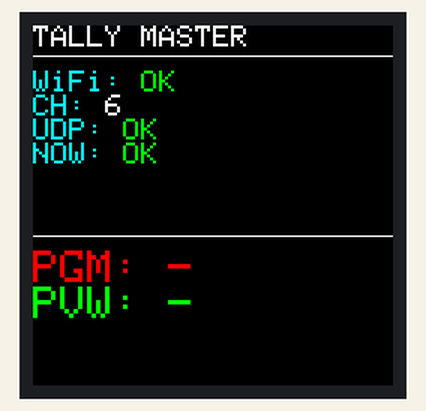
Simulated run of this program. Board: ESP32. Shown: 240×240 colour display. WiFi joins after 1.5 s; servers stay silent unless stated; what the program prints to the serial monitor is not drawn.

Above: at 2.6 s.

The program:

main.cpp
```cpp
#include "Display.h"
#include "Network.h"
#include <Arduino.h>

/* ===== CONFIGURATION ===== */
const char *WIFI_SSID = "C12-11";
const char *WIFI_PASS = "Alo123123123";

/* ===== SLAVE MAC ADDRESSES ===== */
// Cấu hình MAC address của các Slave (lấy từ Serial Monitor khi chạy code
// Slave)
uint8_t slave1Mac[6] = {0x0C, 0x4E, 0xA0, 0x31, 0xF5, 0xD4};
uint8_t slave2Mac[6] = {0x7C, 0xDF, 0xA1, 0x23, 0x45, 0x68};
uint8_t slave3Mac[6] = {0x7C, 0xDF, 0xA1, 0x23, 0x45, 0x69};
uint8_t slave4Mac[6] = {0x7C, 0xDF, 0xA1, 0x23, 0x45, 0x6A};

/* ===== GLOBAL OBJECTS ===== */
Network network;
Display display;

/* ===== STATE VARIABLES ===== */
int currentPGM = 0;
int currentPVW = 0;

/* ===== CALLBACK: Tally Update ===== */
// Được gọi khi Network module nhận được UDP packet từ Osee
void onTallyUpdate(int pgm, int pvw) {
  Serial.printf("[Main] Tally Update: PGM=%d, PVW=%d\n", pgm, pvw);

  // Cập nhật state
  currentPGM = pgm;
  currentPVW = pvw;

  // Gửi tới tất cả Slave
  network.rebuildAndSend(currentPGM, currentPVW);

  // Cập nhật màn hình
  display.drawStatus(network.isWiFiConnected(), network.getWiFiChannel(),
                     network.isUDPReady(), network.isESPNowReady(), currentPGM,
                     currentPVW);
}

/* ===== SETUP ===== */
void setup() {
  // Khởi tạo Serial
  Serial.begin(115200);
  delay(500);
  Serial.println("\n=== TALLY MASTER (ESP32 DevKit) ===");

  // Khởi tạo Display
  display.init();
  display.drawStatus(false, 0, false, false, 0, 0);

  // Khởi tạo Network (WiFi + UDP + ESP-NOW)
  network.init(WIFI_SSID, WIFI_PASS);

  // Thêm các Slave vào ESP-NOW
  network.addSlave(0, slave1Mac);
  network.addSlave(1, slave2Mac);
  network.addSlave(2, slave3Mac);
  network.addSlave(3, slave4Mac);

  // Hiển thị status ban đầu
  display.drawStatus(network.isWiFiConnected(), network.getWiFiChannel(),
                     network.isUDPReady(), network.isESPNowReady(), currentPGM,
                     currentPVW);

  Serial.println("[Main] Setup complete!");
}

/* ===== LOOP ===== */
void loop() {
  // Xử lý UDP packets (non-blocking)
  network.handleUDP(onTallyUpdate);

  // Không cần delay, handleUDP đã non-blocking
}
```

Display.h
```cpp
#ifndef DISPLAY_H
#define DISPLAY_H

#include <TFT_eSPI.h>

/* ===== DISPLAY CLASS ===== */
class Display {
private:
  TFT_eSPI tft;

public:
  Display();

  // Khởi tạo màn hình LCD
  void init();

  // Vẽ màn hình status với tất cả thông tin hệ thống
  void drawStatus(bool wifiOK, int channel, bool udpOK, bool espnowOK, int pgm,
                  int pvw);

  // Xóa màn hình
  void clear();
};

/* ===== IMPLEMENTATION ===== */

Display::Display() : tft(TFT_eSPI()) {}

void Display::init() {
  Serial.println("[Display] Initializing TFT LCD...");

  // Khởi tạo TFT
  tft.init();

  // Xoay màn hình (0, 1, 2, 3 - thử để tìm hướng phù hợp)
  tft.setRotation(0);

  // Xóa màn hình
  tft.fillScreen(TFT_BLACK);

  // Bật backlight (GPIO 4)
  pinMode(4, OUTPUT);
  digitalWrite(4, HIGH);

  // Set text color
  tft.setTextColor(TFT_WHITE, TFT_BLACK);
  tft.setTextSize(2);

  Serial.println("[Display] TFT LCD ready");
}

void Display::drawStatus(bool wifiOK, int channel, bool udpOK, bool espnowOK,
                         int pgm, int pvw) {
  tft.fillScreen(TFT_BLACK);
  tft.setCursor(0, 0);
  tft.setTextSize(2);
  tft.setTextColor(TFT_WHITE, TFT_BLACK);

  // Header
  tft.println("TALLY MASTER");
  tft.drawLine(0, 20, 240, 20, TFT_WHITE);
  tft.setCursor(0, 30);

  // WiFi Status
  tft.setTextColor(TFT_CYAN, TFT_BLACK);
  tft.print("WiFi: ");
  if (wifiOK) {
    tft.setTextColor(TFT_GREEN, TFT_BLACK);
    tft.println("OK");
  } else {
    tft.setTextColor(TFT_RED, TFT_BLACK);
    tft.println("FAIL");
  }

  // WiFi Channel
  tft.setTextColor(TFT_CYAN, TFT_BLACK);
  tft.print("CH: ");
  tft.setTextColor(TFT_WHITE, TFT_BLACK);
  tft.println(channel);

  // UDP Status
  tft.setTextColor(TFT_CYAN, TFT_BLACK);
  tft.print("UDP: ");
  if (udpOK) {
    tft.setTextColor(TFT_GREEN, TFT_BLACK);
    tft.println("OK");
  } else {
    tft.setTextColor(TFT_YELLOW, TFT_BLACK);
    tft.println("WAIT");
  }

  // ESP-NOW Status
  tft.setTextColor(TFT_CYAN, TFT_BLACK);
  tft.print("NOW: ");
  if (espnowOK) {
    tft.setTextColor(TFT_GREEN, TFT_BLACK);
    tft.println("OK");
  } else {
    tft.setTextColor(TFT_RED, TFT_BLACK);
    tft.println("FAIL");
  }

  // Separator
  tft.setCursor(0, 140);
  tft.drawLine(0, 140, 240, 140, TFT_WHITE);
  tft.setCursor(0, 150);

  // PGM Status
  tft.setTextSize(3);
  tft.setTextColor(TFT_RED, TFT_BLACK);
  tft.print("PGM:");
  if (pgm > 0) {
    tft.printf(" %d", pgm);
  } else {
    tft.print(" -");
  }
  tft.println();

  // PVW Status
  tft.setTextColor(TFT_GREEN, TFT_BLACK);
  tft.print("PVW:");
  if (pvw > 0) {
    tft.printf(" %d", pvw);
  } else {
    tft.print(" -");
  }

  Serial.println("[Display] Status updated");
}

void Display::clear() { tft.fillScreen(TFT_BLACK); }

#endif // DISPLAY_H
```

Network.h
```cpp
#ifndef NETWORK_H
#define NETWORK_H

#include <WiFi.h>
#include <WiFiUdp.h>
#include <esp_now.h>
#include <ArduinoJson.h>

/* ===== CONSTANTS ===== */
#define UDP_PORT 19018
#define MAX_SLAVES 4

/* ===== TALLY PACKET ===== */
typedef struct {
  uint8_t camId;  // ID Camera (1-4)
  uint8_t state;  // 0=OFF, 1=PVW (Green), 2=PGM (Red)
} TallyPacket;

/* ===== NETWORK CLASS ===== */
class Network {
private:
  WiFiUDP udp;
  uint8_t slaveMacs[MAX_SLAVES][6];
  bool wifiConnected;
  bool udpReady;
  bool espnowReady;
  int slaveCount;

public:
  Network();

  // Khởi tạo WiFi và kết nối
  void init(const char* ssid, const char* password);

  // Thêm MAC address của Slave
  void addSlave(uint8_t index, const uint8_t* mac);

  // Xử lý UDP packet và gọi callback khi nhận được tally update
  void handleUDP(void (*onTallyUpdate)(int pgm, int pvw));

  // Gửi tally packet đến một camera cụ thể
  void sendTally(uint8_t cam, uint8_t state);

  // Rebuild và gửi tất cả camera states
  void rebuildAndSend(int pgm, int pvw);

  // Getters cho status
  bool isWiFiConnected() { return wifiConnected; }
  bool isUDPReady() { return udpReady; }
  bool isESPNowReady() { return espnowReady; }
  int getWiFiChannel() { return WiFi.channel(); }
};

/* ===== IMPLEMENTATION ===== */

Network::Network() {
  wifiConnected = false;
  udpReady = false;
  espnowReady = false;
  slaveCount = 0;
}

void Network::init(const char* ssid, const char* password) {
  Serial.println("[Network] Initializing WiFi...");

  // Khởi tạo WiFi
  WiFi.mode(WIFI_STA);
  WiFi.begin(ssid, password);

  // Chờ kết nối WiFi
  int attempts = 0;
  while (WiFi.status() != WL_CONNECTED && attempts < 50) {
    delay(200);
    Serial.print(".");
    attempts++;
  }

  if (WiFi.status() == WL_CONNECTED) {
    wifiConnected = true;
    Serial.println("\n[Network] WiFi connected!");
    Serial.printf("[Network] IP: %s\n", WiFi.localIP().toString().c_str());
    Serial.printf("[Network] Channel: %d\n", WiFi.channel());
  } else {
    Serial.println("\n[Network] WiFi connection failed!");
    return;
  }

  // Khởi tạo UDP
  if (udp.begin(UDP_PORT)) {
    udpReady = true;
    Serial.printf("[Network] UDP listening on port %d\n", UDP_PORT);
  }

  // Khởi tạo ESP-NOW
  if (esp_now_init() == ESP_OK) {
    espnowReady = true;
    Serial.println("[Network] ESP-NOW initialized");
  } else {
    Serial.println("[Network] ESP-NOW init failed!");
  }
}

void Network::addSlave(uint8_t index, const uint8_t* mac) {
  if (index >= MAX_SLAVES) {
    Serial.printf("[Network] Invalid slave index: %d\n", index);
    return;
  }

  // Lưu MAC address
  memcpy(slaveMacs[index], mac, 6);

  // Thêm peer vào ESP-NOW
  esp_now_peer_info_t peer = {};
  memcpy(peer.peer_addr, mac, 6);
  peer.channel = WiFi.channel();
  peer.encrypt = false;

  if (esp_now_add_peer(&peer) == ESP_OK) {
    Serial.printf("[Network] Added slave %d: ", index + 1);
    for (int i = 0; i < 6; i++) {
      Serial.printf("%02X", mac[i]);
      if (i < 5) Serial.print(":");
    }
    Serial.println();
    slaveCount++;
  } else {
    Serial.printf("[Network] Failed to add slave %d\n", index + 1);
  }
}

void Network::handleUDP(void (*onTallyUpdate)(int pgm, int pvw)) {
  int packetSize = udp.parsePacket();
  if (packetSize == 0) return;

  // Đọc packet
  char buffer[256];
  int len = udp.read(buffer, sizeof(buffer) - 1);
  if (len <= 0) return;
  buffer[len] = '\0';

  Serial.printf("[Network] UDP RX: %s\n", buffer);

  // Parse JSON
  StaticJsonDocument<256> doc;
  DeserializationError error = deserializeJson(doc, buffer);

  if (error) {
    Serial.printf("[Network] JSON parse error: %s\n", error.c_str());
    return;
  }

  // Lấy tally data
  const char* id = doc["id"];
  if (!id) return;

  JsonArray valueArray = doc["value"];
  if (valueArray.size() == 0) return;

  uint8_t cam = valueArray[0];

  // Xác định PGM hay PVW
  static int currentPGM = 0;
  static int currentPVW = 0;

  if (strcmp(id, "pgmTally") == 0) {
    currentPGM = cam;
    Serial.printf("[Network] PGM updated: CAM %d\n", cam);
  } else if (strcmp(id, "pvwTally") == 0) {
    currentPVW = cam;
    Serial.printf("[Network] PVW updated: CAM %d\n", cam);
  }

  // Gọi callback
  if (onTallyUpdate) {
    onTallyUpdate(currentPGM, currentPVW);
  }
}

void Network::sendTally(uint8_t cam, uint8_t state) {
  if (cam < 1 || cam > MAX_SLAVES) return;

  TallyPacket packet;
  packet.camId = cam;
  packet.state = state;

  esp_err_t result = esp_now_send(slaveMacs[cam - 1],
                                   (uint8_t*)&packet,
                                   sizeof(packet));

  if (result == ESP_OK) {
    Serial.printf("[Network] Sent to CAM %d: state=%d\n", cam, state);
  } else {
    Serial.printf("[Network] Send failed to CAM %d\n", cam);
  }
}

void Network::rebuildAndSend(int pgm, int pvw) {
  Serial.printf("[Network] Rebuilding states: PGM=%d, PVW=%d\n", pgm, pvw);

  for (int cam = 1; cam <= MAX_SLAVES; cam++) {
    uint8_t state = 0;  // OFF by default

    if (cam == pgm) {
      state = 2;  // PGM (Red)
    } else if (cam == pvw) {
      state = 1;  // PVW (Green)
    }

    sendTally(cam, state);
  }
}

#endif // NETWORK_H
```
